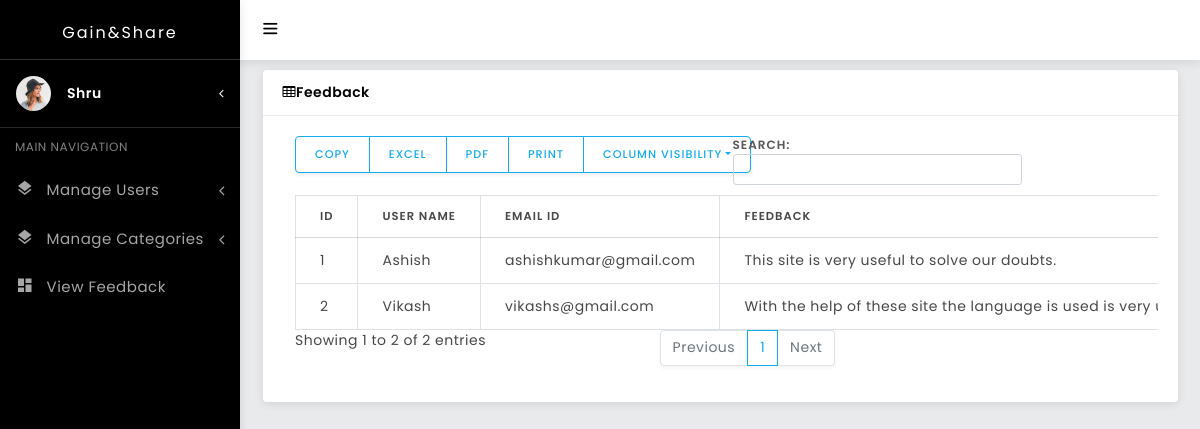
The page /Admin/feedback.php (signed in) on the database its author committed.
### tables this page shows
CREATE TABLE `contact` (
  `conid` int(11) NOT NULL,
  `name` varchar(30) NOT NULL,
  `email` varchar(30) NOT NULL,
  `message` longtext NOT NULL
);

### Admin/feedback.php (the view, shortened to what this page needs)
<!DOCTYPE html>
<html>
<head>
</head>
<body>
      <div id="wrapper">
<?php include 'sidepanel.php'; ?>
<div class="content-wrapper">
    <div class="container-fluid">
<div class="row">
        <div class="col-lg-12">
          <div class="card">
            <div class="card-header"><i class="fa fa-table"></i>Feedback</div>
            <div class="card-body">
              <div class="table-responsive">
              <table id="example" class="table table-bordered">
                <thead>
                <tr>
                    <th>ID</th>
                    <th>USER NAME</th>
                    <th>EMAIL ID</th>
                    <th>Feedback</th>
                </tr>
            </thead>
            <?php
                include 'dbcon.php';
                $sqlQuery = "SELECT * FROM contact";
                $rs = mysqli_query($con,$sqlQuery);
                while ($result=mysqli_fetch_array($rs))
                {
                    ?>
                    <tr>
                        <td>
                            <?php
                            echo $result['conid'];
                            ?>
                        </td>
                        <td>
                            <?php
                            echo $result['name'];
                            ?>
                        </td>
                        <td>
                            <?php
                            echo $result['email'];
                            ?>
                        </td>
                        <td>
                            <?php
                            echo $result['message'];
                            ?>
                        </td>
                    </tr>
                    <?php
                }
            ?>
             </table>
            </div>
            </div>
          </div>
        </div>
      </div>
  </div>
</div>
</div>
</body>
</html>

### rows shown on the page
contact: conid "1", name "Ashish", email "ashishkumar@gmail.com", message "This site is very useful to solve our doubts."
contact: conid "2", name "Vikash", email "vikashs@gmail.com", message "With the help of these site the language is used is very…"

### other values the page prints
$_SESSION['name'] "Shru"
